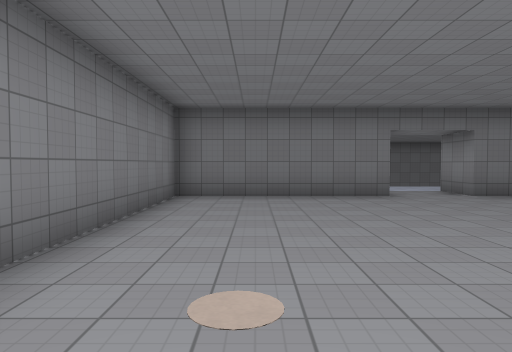
view 1 (above)

16 first-person views from a walk through a Godot game level. The camera is 1.5 m above the floor, tilts 2° down and sees 70° across. The floor is counted in squares, 2 m on a side. Each view is taken from the middle of a square. On the plan, view 1 faces up. The plan holds only what a view shows up to about 11 squares ahead; the rest is blank. The place goes on beyond the plan. Flat picture figures and markers are not drawn. Characters and animated objects are left out. Surface patterns are stand-ins for the level's own textures.

view 2
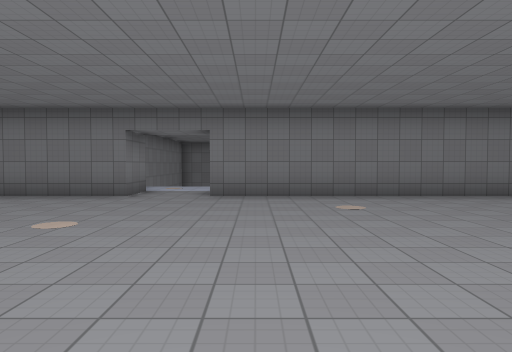

view 3
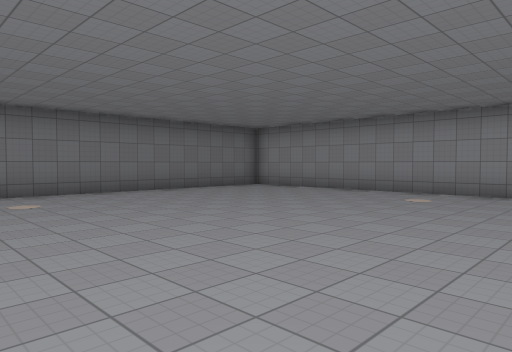

view 4
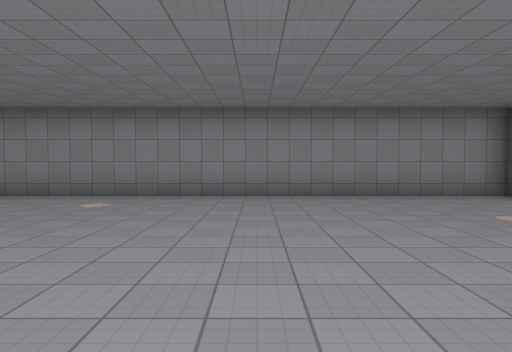

view 5
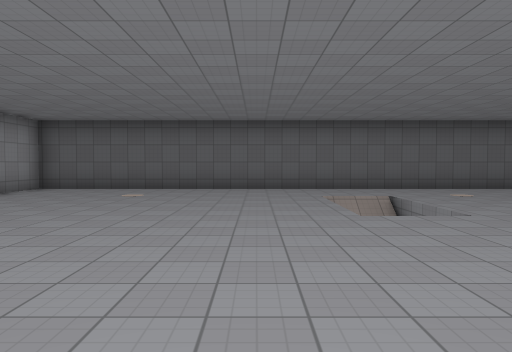

view 6
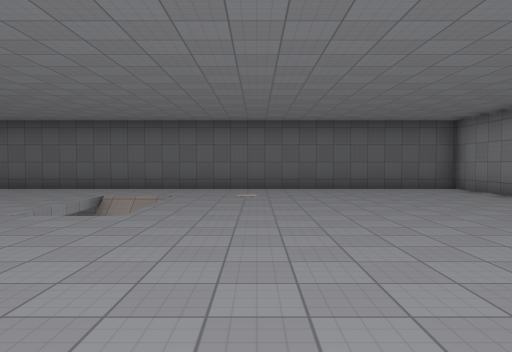

view 7
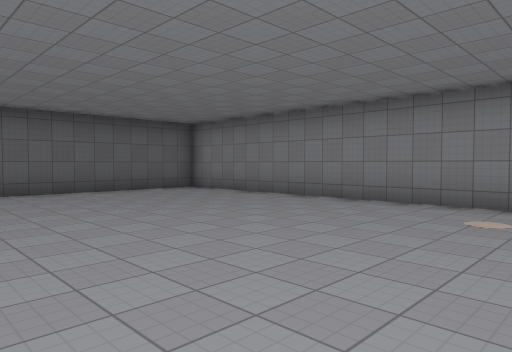

view 8
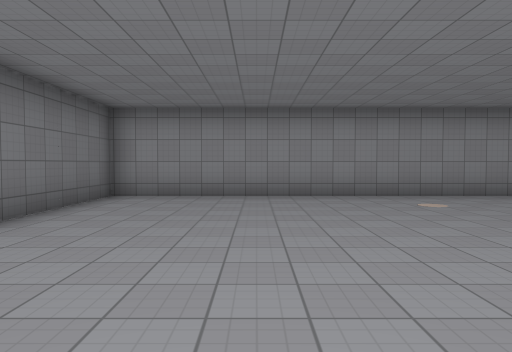

view 9
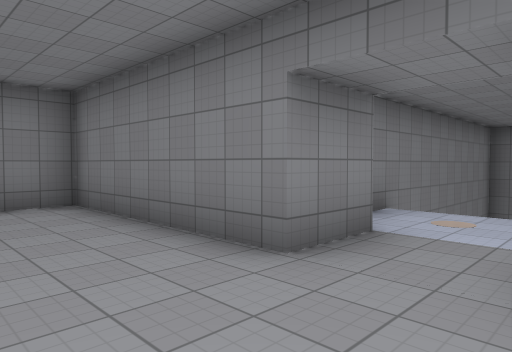

view 10
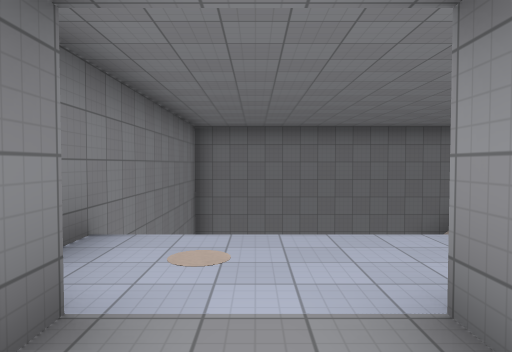

view 11
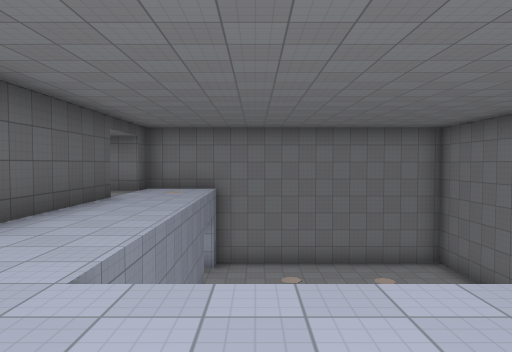

view 12
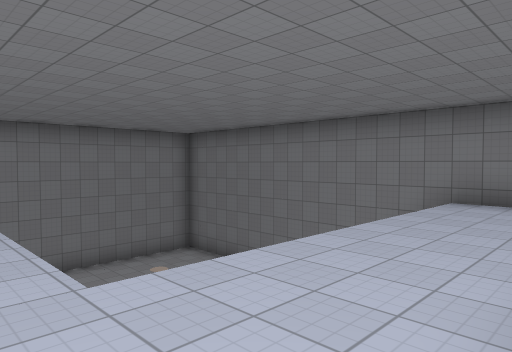

view 13
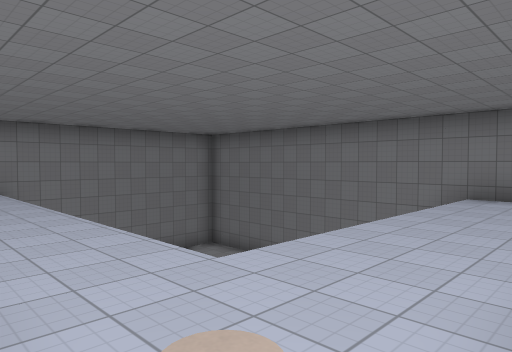

view 14
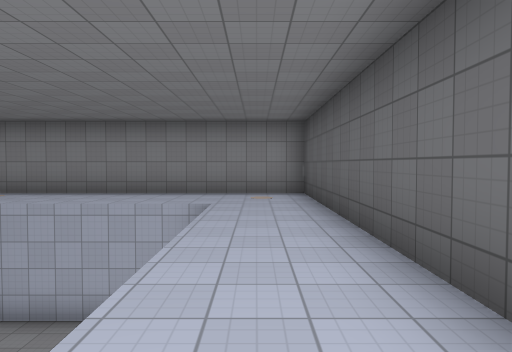

view 15
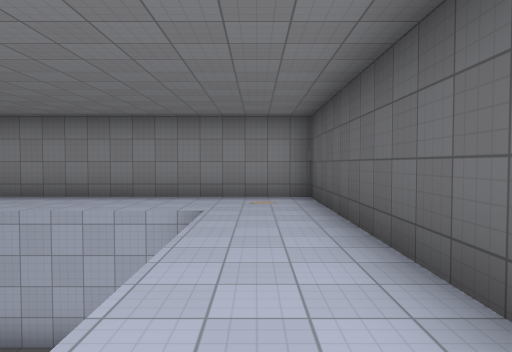

view 16
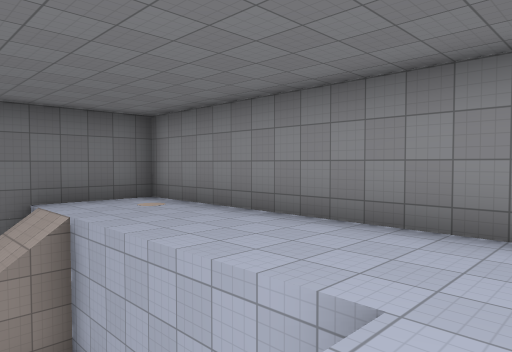

### Floor plan
Key: @ floor where view 1 was taken; # wall or solid block; . floor; / step, stairs or slope; v drop or lower ground.
Columns run from 2 left of view 1 to 16 right of it. Each row starts with its distance up from view 1.
 19     #       #####
 18     #vvvvvvvv...#
 17     #vv     v...#
 16     #vv     v...#
 15     #vv     v...#
 14     #vv     v...#
 13     #vv      ...#
 12     #vvvvvvvv...#
 11     #...........#
 10     #...........#
  9 ######.############
  8 #.................#
  7 #.................#
  6 #.................#
  5 #.................#
  4 #.................#
  3 #.................#
  2 #.................#
  1 #.................#
  0 #.@...............#
 -1 #.......//........#
 -2 #......./ ........#
 -3 #......./ ........#
 -4 #.......//........#
 -5 #.................#
 -6 #.................#
 -7 ###################

Where each view was taken, in squares from view 1:
view 1: 0 up, 0 right, facing up
view 2: 0 up, 6 right, facing up
view 3: 1 down, 6 right, facing up-right
view 4: 1 down, 7 right, facing right
view 5: 4 up, 9 right, facing down
view 6: 4 up, 4 right, facing down
view 7: 3 up, 5 right, facing down-left
view 8: 5 up, 7 right, facing right
view 9: 6 up, 5 right, facing up-left
view 10: 8 up, 4 right, facing up
view 11: 13 up, 13 right, facing left
view 12: 11 up, 13 right, facing up-left
view 13: 10 up, 13 right, facing up-left
view 14: 11 up, 4 right, facing right
view 15: 11 up, 5 right, facing right
view 16: 11 up, 9 right, facing up-right
